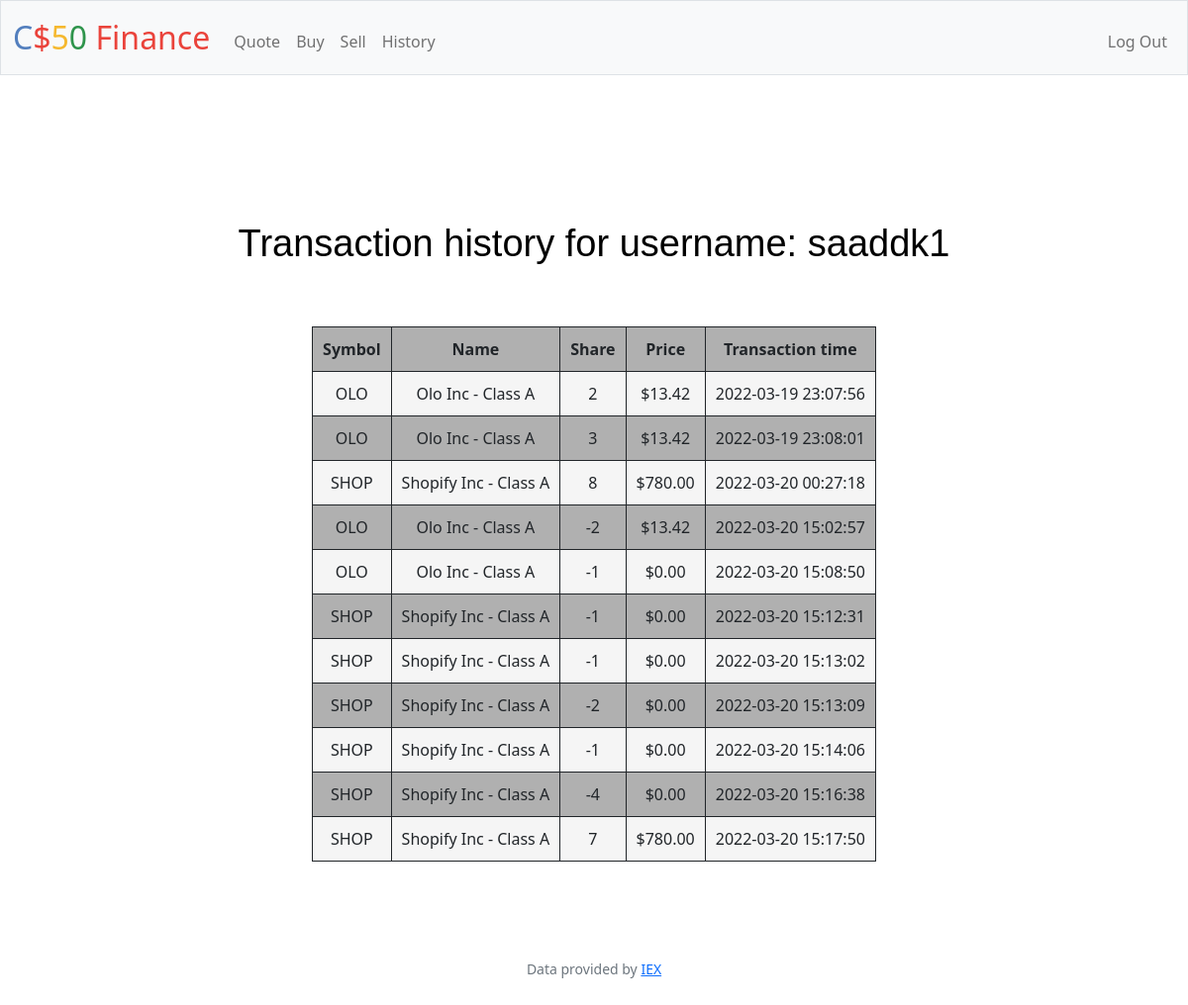
The app's page /history (signed in) with its own data.
### tables this page shows
CREATE TABLE users (id INTEGER PRIMARY KEY AUTOINCREMENT NOT NULL, username TEXT NOT NULL, hash TEXT NOT NULL, cash NUMERIC NOT NULL DEFAULT 10000.00);

CREATE TABLE purchase_records (id INTEGER PRIMARY KEY AUTOINCREMENT NOT NULL, UserID INTEGER NOT NULL, Symbol TEXT NOT NULL, Name TEXT NOT NULL, Shares INTEGER NOT NULL, Price NUMERIC NOT NULL, MarketCap NUMERIC NOT NULL, HoldingsValue NUMERIC NOT NULL, Time TEXT NOT NULL, LatestPrice NUMERIC NOT NULL, LatestMarketCap NUMERIC NOT NULL, LatestHoldingsValue NUMERIC NOT NULL, PERCENTAGE INT NOT NULL);

### app.py (the view)
@app.route("/history")
@login_required
def history():
    UserId = session["user_id"]
    OtherInfo = db.execute("SELECT username, cash FROM users WHERE id = ?", UserId)
    username = OtherInfo[0]["username"]
    try:
        con = sql.connect("finance.db")
        con.row_factory = sql.Row
        curs = con.cursor()
        output_details = "SELECT Symbol, Name, Shares, Price, time FROM purchase_records WHERE UserID = {}".format(UserId)
        curs.execute(output_details)
        rows = curs.fetchall()
    except sql.Error as error:
        print("Failed to select multiple records of sqlite table", error)
    finally:
        if con:
            con.close()
            print("The SQLite connection is closed")
    return render_template("history.html", rows=rows, username=username)

### app.py (called while the page is built)
@app.after_request
def after_request(response):
    response.headers["Cache-Control"] = "no-cache, no-store, must-revalidate"
    response.headers["Expires"] = 0
    response.headers["Pragma"] = "no-cache"
    return response

### helpers.py (called while the page is built)
def login_required(f):
    @wraps(f)
    def decorated_function(*args, **kwargs):
        if session.get("user_id") is None:
            return redirect("/login")
        return f(*args, **kwargs)
    return decorated_function

def usd(value):
    return f"${value:,.2f}"

### templates/history.html (shortened to what this page needs)
{% extends "layout.html" %}
{% block main %}
<div> <h1>Transaction history for username: {{ username }}</h1> </div>
<table>
    <tr>
      <th>Symbol</th>
      <th>Name</th>
      <th>Share</th>
      <th>Price</th>
      <th>Transaction time </th>
    </tr>
    {% for row in rows %}
        <tr>
                <td>{{ row[0] }}</td>
                <td>{{ row[1] }}</td>
                <td>{{ row[2] }}</td>
                <td>{{ row[3] | usd }}</td>
                <td>{{ row[4] }}</td>
        </tr>
    {% endfor %}
</table>
{% endblock %}

### static/styles.css (style rules this page uses)
h1 { margin-top: 100px; margin-bottom: 50px; color: #000000; font-size: 38px; font-family: 'Signika', sans-serif; padding-bottom: 10px; }
table, th, td { border: 1px solid; padding: 10px; margin-left: auto; margin-right: auto; margin-top: 50px; margin-bottom: 50px; }
tbody tr:nth-child(odd) { background-color: #B0B0B0; }
tbody tr:nth-child(even) { background-color: #F5F5F5; }
tbody tr { background-image: url(noise.png); }
table { background-color: #ff33cc; }

### records on screen
users: username "saaddk1"
purchase_records: Symbol "OLO", Name "Olo Inc - Class A", Shares "2", Price "$13.42", Time "2022-03-19 23:07:56"
purchase_records: Symbol "OLO", Name "Olo Inc - Class A", Shares "3", Price "$13.42", Time "2022-03-19 23:08:01"
purchase_records: Symbol "SHOP", Name "Shopify Inc - Class A", Shares "8", Price "$780.00", Time "2022-03-20 00:27:18"
purchase_records: Symbol "OLO", Name "Olo Inc - Class A", Shares "-2", Price "$13.42", Time "2022-03-20 15:02:57"
purchase_records: Symbol "OLO", Name "Olo Inc - Class A", Shares "-1", Price "$0.00", Time "2022-03-20 15:08:50"
purchase_records: Symbol "SHOP", Name "Shopify Inc - Class A", Shares "-1", Price "$0.00", Time "2022-03-20 15:12:31"
purchase_records: Symbol "SHOP", Name "Shopify Inc - Class A", Shares "-1", Price "$0.00", Time "2022-03-20 15:13:02"
purchase_records: Symbol "SHOP", Name "Shopify Inc - Class A", Shares "-2", Price "$0.00", Time "2022-03-20 15:13:09"
purchase_records: Symbol "SHOP", Name "Shopify Inc - Class A", Shares "-1", Price "$0.00", Time "2022-03-20 15:14:06"
purchase_records: Symbol "SHOP", Name "Shopify Inc - Class A", Shares "-4", Price "$0.00", Time "2022-03-20 15:16:38"
purchase_records: Symbol "SHOP", Name "Shopify Inc - Class A", Shares "7", Price "$780.00", Time "2022-03-20 15:17:50"
